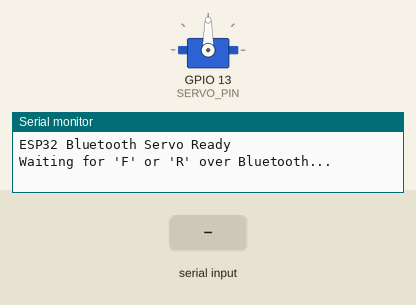
Simulated run of this sketch. Board: ESP32. Shown: servo, the last lines printed to the serial monitor. Inputs (shaded band) come from the test bench. Nothing arrives over Bluetooth unless stated.

Above: at 1.2 s.
1.3 s: "F" received over the second serial link
At 2.5 s:
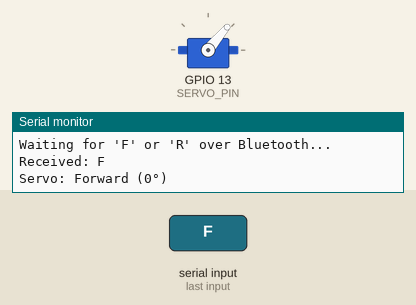
2.8 s: "B" received over the second serial link
At 3.8 s:
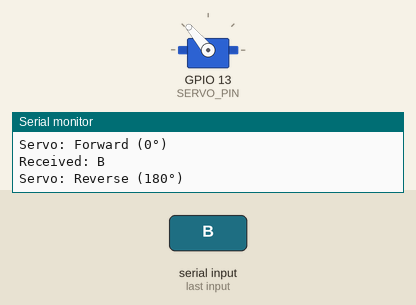
Timing chart, 0 to 5.8 s (numbered marks = the images above; inputs shaded):
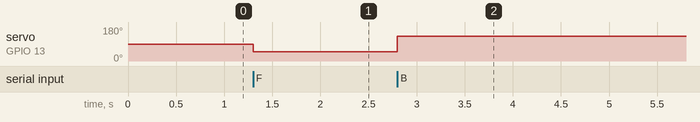

Measured:
- after the input at 1.3 s, servo on GPIO 13 (SERVO_PIN): 90° → 50° at once
- after the input at 2.8 s, servo on GPIO 13 (SERVO_PIN): 50° → 130° at once

The sketch:

BLE_Drop_Mechanism_Test.ino
```cpp
#include <ESP32Servo.h>
#include "BluetoothSerial.h"

#define SERVO_PIN 13

Servo myServo;
BluetoothSerial SerialBT;  // Built-in Bluetooth Serial

void setup() {
  Serial.begin(115200);        // USB Serial for debugging
  SerialBT.begin("ESP32-SERVO");  // Bluetooth device name

  myServo.setPeriodHertz(50);       // Standard 50Hz servo
  myServo.attach(SERVO_PIN, 500, 2400); // Calibrated pulse range

  myServo.write(90); // Start at center
  Serial.println("ESP32 Bluetooth Servo Ready");
  Serial.println("Waiting for 'F' or 'R' over Bluetooth...");
}

void loop() {
  if (SerialBT.available()) {
    char cmd = SerialBT.read();
    Serial.print("Received: ");
    Serial.println(cmd);

    if (cmd == 'F') {
      myServo.write(50); // Move to 0°
      Serial.println("Servo: Forward (0°)");
    } else if (cmd == 'B') {
      myServo.write(130); // Move to 180°
      Serial.println("Servo: Reverse (180°)");
    }
  }
}
```
